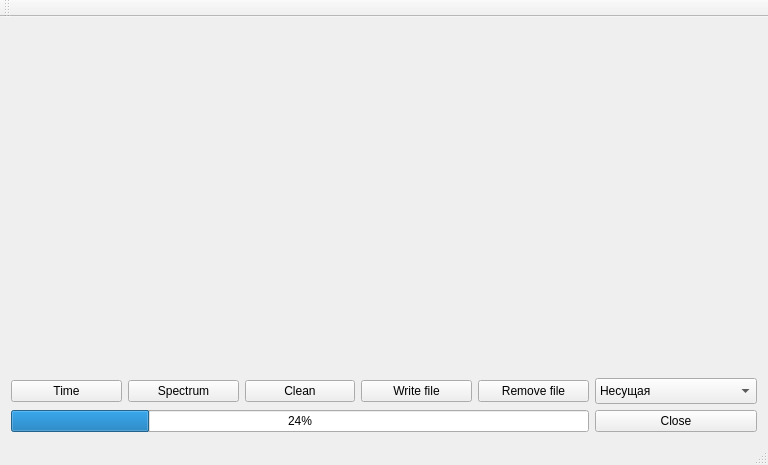
<?xml version="1.0" encoding="UTF-8"?>
<ui version="4.0">
 <class>MainWindow</class>
 <widget class="QMainWindow" name="MainWindow">
  <property name="geometry">
   <rect>
    <x>0</x>
    <y>0</y>
    <width>768</width>
    <height>465</height>
   </rect>
  </property>
  <property name="windowTitle">
   <string>MainWindow</string>
  </property>
  <widget class="QWidget" name="centralWidget">
   <layout class="QGridLayout" name="gridLayout_2">
    <item row="0" column="0">
     <layout class="QGridLayout" name="gridLayout">
      <item row="2" column="2">
       <widget class="QPushButton" name="pbclean">
        <property name="text">
         <string>Clean</string>
        </property>
        <property name="checkable">
         <bool>false</bool>
        </property>
       </widget>
      </item>
      <item row="2" column="0">
       <widget class="QPushButton" name="pbtime">
        <property name="text">
         <string>Time</string>
        </property>
       </widget>
      </item>
      <item row="2" column="5">
       <widget class="QComboBox" name="comboBox">
        <property name="minimumSize">
         <size>
          <width>0</width>
          <height>26</height>
         </size>
        </property>
        <item>
         <property name="text">
          <string>Несущая</string>
         </property>
        </item>
        <item>
         <property name="text">
          <string>Частотная телеграфия</string>
         </property>
        </item>
        <item>
         <property name="text">
          <string>8-фазовая модуляция</string>
         </property>
        </item>
       </widget>
      </item>
      <item row="0" column="0" colspan="6">
       <widget class="QCustomPlot" name="widget" native="true"/>
      </item>
      <item row="3" column="5">
       <widget class="QPushButton" name="pbclose">
        <property name="text">
         <string>Close</string>
        </property>
       </widget>
      </item>
      <item row="3" column="0" colspan="5">
       <widget class="QProgressBar" name="progressBar">
        <property name="value">
         <number>24</number>
        </property>
        <property name="alignment">
         <set>Qt::AlignLeading|Qt::AlignLeft|Qt::AlignVCenter</set>
        </property>
       </widget>
      </item>
      <item row="2" column="4">
       <widget class="QPushButton" name="pbremovefile">
        <property name="text">
         <string>Remove file</string>
        </property>
       </widget>
      </item>
      <item row="2" column="3">
       <widget class="QPushButton" name="pbwritefile">
        <property name="text">
         <string>Write file</string>
        </property>
       </widget>
      </item>
      <item row="2" column="1">
       <widget class="QPushButton" name="pbspectrum">
        <property name="text">
         <string>Spectrum</string>
        </property>
       </widget>
      </item>
     </layout>
    </item>
   </layout>
  </widget>
  <widget class="QMenuBar" name="menuBar">
   <property name="geometry">
    <rect>
     <x>0</x>
     <y>0</y>
     <width>768</width>
     <height>20</height>
    </rect>
   </property>
  </widget>
  <widget class="QToolBar" name="mainToolBar">
   <attribute name="toolBarArea">
    <enum>TopToolBarArea</enum>
   </attribute>
   <attribute name="toolBarBreak">
    <bool>false</bool>
   </attribute>
  </widget>
  <widget class="QStatusBar" name="statusBar"/>
 </widget>
 <layoutdefault spacing="6" margin="11"/>
 <customwidgets>
  <customwidget>
   <class>QCustomPlot</class>
   <extends>QWidget</extends>
   <header>qcustomplot.h</header>
   <container>1</container>
  </customwidget>
 </customwidgets>
 <resources/>
 <connections/>
</ui>
